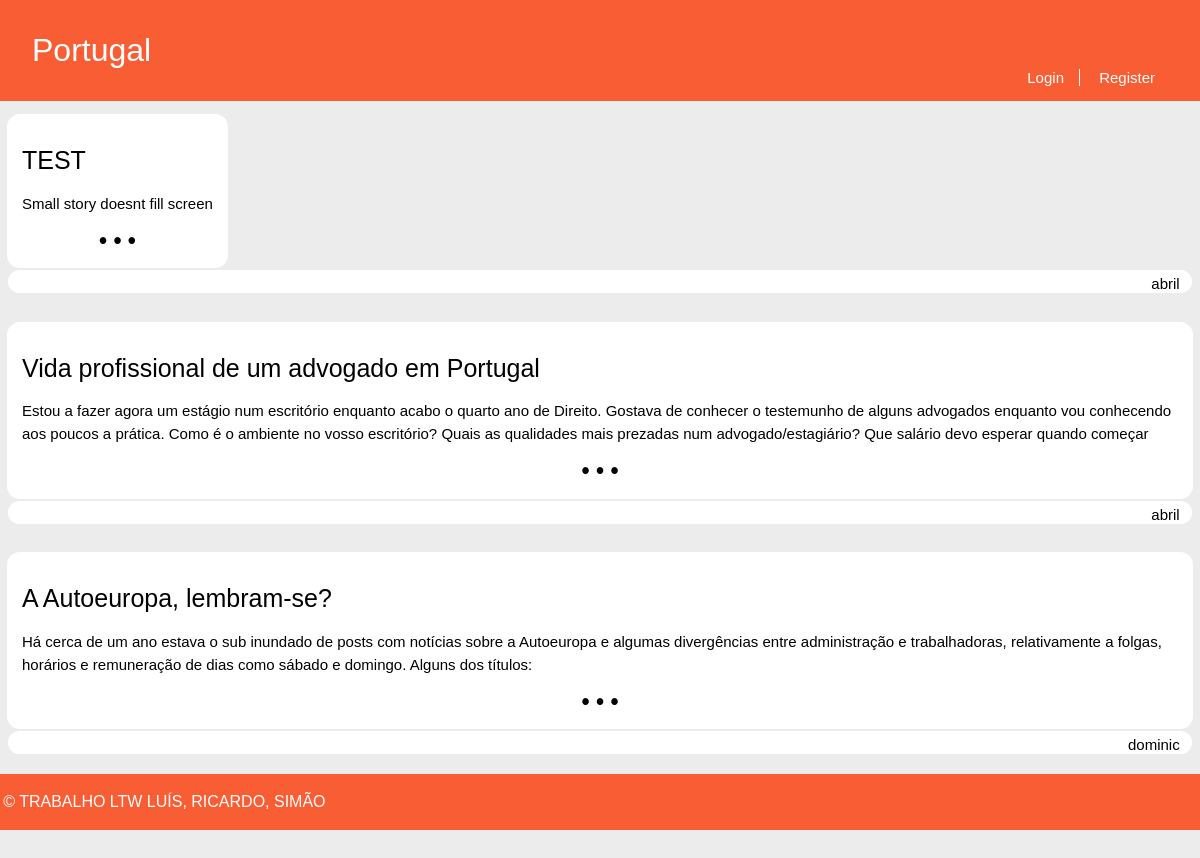
Before: /pages/channel.php?name=Portugal with the older database file.
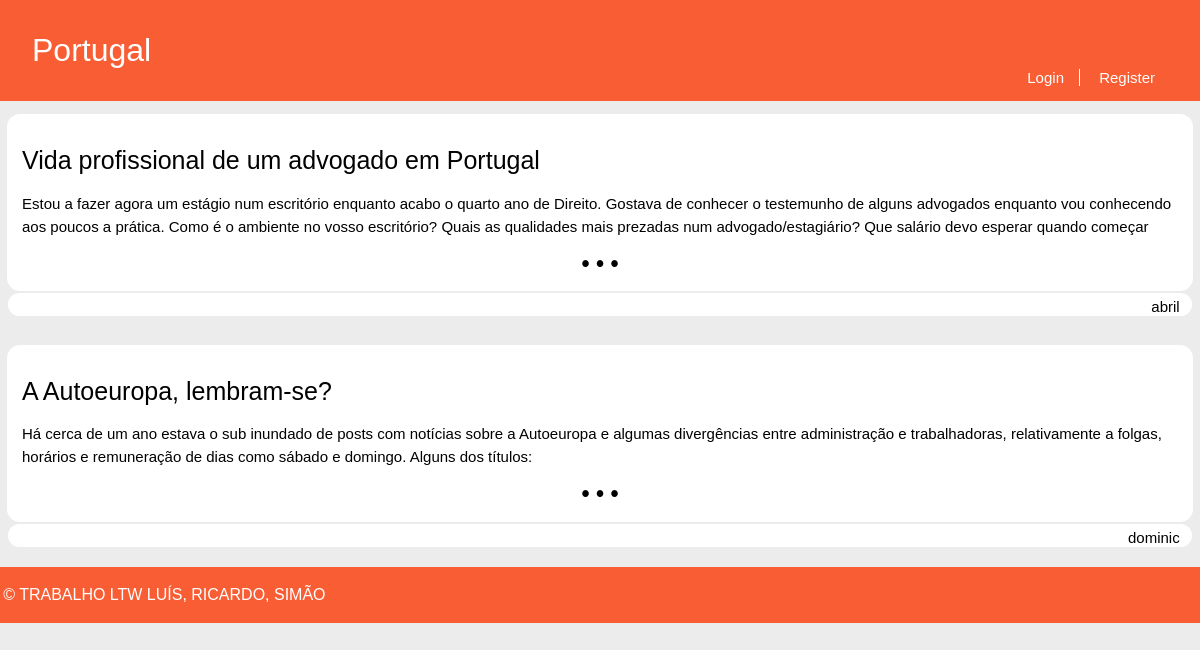
After: the same page with the newer database file.
### tables this page shows
CREATE TABLE Story (
  id INTEGER PRIMARY KEY,
  title VARCHAR,
  published INTEGER, -- date when the story was published in epoch format
  channel VARCHAR REFERENCES channel, -- comma separated tags
  author VARCHAR REFERENCES utilizer, -- who wrote the article
  points INTEGER DEFAULT 0,
  fulltext VARCHAR
);

### database/db_story.php (called while the page is built, shortened)
<?php
	function getStoriesFromChannelByDate($channel){
		$db = Database::instance()->db();
		$storiesFromChannel = $db->prepare('SELECT * FROM Story WHERE channel = ? ORDER BY published DESC');
		$storiesFromChannel->execute(array($channel));
		$storiesFromChannel = $storiesFromChannel->fetchAll();
		return $storiesFromChannel;
	}
?>

### templates/tpl_story.php (the view, shortened to what this page needs)
<?php
	include_once('../templates/tpl_common.php');
	include_once('../database/db_story.php');
?>
<?php function draw_storyCard($story, $displayChannel) { ?>
	<link rel="stylesheet" href="../css/storyCard.css">
	<?php if($displayChannel) {
		$channel = $story['channel'];
	} else {
		$channel = null;
	} ?>
	<button id="storyCard" onclick="window.location.href='../pages/story.php?id=<?=$story['id']?>'">
		<h1> <?=htmlspecialchars($story['title'])?> </h1>
		<p> <?=htmlspecialchars($story['fulltext'])?> </p>
		<p>&bull; &bull; &bull;</p>
	</button>
	<?php draw_info_bar_story($story['id'], $story['author'], $channel, $story['published'], $story['points']) ?>
<?php } ?>

### pages/channel.php (shortened to what this page needs)
<?php
	include_once('../templates/tpl_common.php');
	include_once('../templates/tpl_story.php');
	include_once('../database/db_story.php');
	$channel=$_GET['name'];
	if(!isset($_SESSION['username'])) {
		draw_header(null, $channel);
	}
	$stories=getStoriesFromChannelByDate($channel);
	foreach($stories as $story){
		draw_storyCard($story, false);
	}
	draw_footer();
?>

### templates/tpl_common.php (shortened to what this page needs)
<?php
	include_once('tpl_story.php');
?>
<?php function draw_header($username, $channel) { ?>
	<!DOCTYPE html>
	<html>
		<head>
			<link rel="stylesheet" href="../css/common.css">
		</head>
		<body>
			<header>
				<?php if($channel === "NOT REDDIT") { ?>
					<a id="title" href="../pages/homepage.php"><?=$channel?></a>
				<?php } else { ?>
					<a id="title" href="../pages/channel.php?name=<?=$channel?>"><?=$channel?></a>
				<?php } ?>
				<?php if($username != NULL) { ?>
					<nav id="signup">
						<a id="profile" href="../pages/profile.php?name=<?=$username?>"><?= $username ?></a>
						<a href="../actions/action_logout.php">Logout</a>
						<?php draw_subscriberList() ?>
					</nav>
				<?php } else { ?>
					<nav id="signup">
						<a href="../pages/login.php">Login</a>
						<a href="../pages/register.php">Register</a>
					</nav>
				<?php } ?>
			</header>
<?php } ?>
<?php function draw_info_bar_story($storyId, $username, $channel, $date, $points) { ?>
	<section id = "info_bar">
		<div id="end">
			<a id="profile" href="../pages/profile.php?name=<?=$username?>"><?=$username?></a>
		</div>
	</section>
<?php } ?>
<?php function draw_footer() { ?>
	</body>
	<footer>
		<p>&copy; TRABALHO LTW LUÍS, RICARDO, SIMÃO</p>
	</footer>
	</html>
<?php } ?>

### css/common.css (style rules this page uses)
body { margin: 0 auto; padding-bottom: 5em; max-width: 80em; --bg-color: #ececec; --panel-color: #f95d34; --error-bg-color: lightcoral; --error-ft-color: black; --successs-bg-color: lightgreen; --success-ft-color: black; background-color: var(--bg-color); }
body > header { display: grid; grid-template-columns: 1fr auto; grid-template-rows: auto auto; background-color: var(--panel-color) ; color: white; font-family: Verdana, sans-serif; }
body > header #title { padding-top: 1em; padding-left: 1em; text-decoration: none; color: white; font-size: 32px; grid-column: 1; grid-row: 1; cursor: pointer; }
body > header #signup { padding-right: 2em; padding-bottom: 15px; grid-column: 2; grid-row: 2; font-size: 15px; }
body > header > #signup > a:first-child { border-right: 1px solid white; }
body > header > #signup > a { padding: 0 1em; color: white; text-decoration: none; }
body > header #signup > a:first-child { padding-left: 0; }
#info_bar { background-color: white; border: none; border-radius: 13px; display: flex; flex-direction: row; justify-content: space-between; margin: 2px 0.5em 15px 0.5em; padding: 0.3em; padding-bottom: 0; font-family: Arial, sans-serif; }
#info_bar #profile { color: black; text-decoration: none; cursor: pointer; font-size: 15px; display:inline; padding-right: 0.5em; }
footer { padding: 0.2em; margin: 20px auto; max-width: 80em; background-color: var(--panel-color); color: white; font-family: Verdana, sans-serif; }

### css/storyCard.css (style rules this page uses)
#storyCard { background-color: white; border: 2px solid white; border-radius: 13px; margin: 1em 0.5em 0em 0.5em; padding: 1em; }
#storyCard > h1 { font-size: 25px; font-weight: 400; text-align: left; font-family: Verdana, sans-serif; }
#storyCard > p { overflow: hidden; max-height: 46px; text-align: left; font-size: 15px; line-height: 23px; font-family: Arial, sans-serif; }
#storyCard > p:last-child { text-align: center; font-size: 173%; font-weight: bolder; padding-top: 0; margin-top: 0; margin-bottom: 0; }

Changed rows visible on the page:
removed story: title "TEST", fulltext "Small story doesnt fill screen", author "abril"
